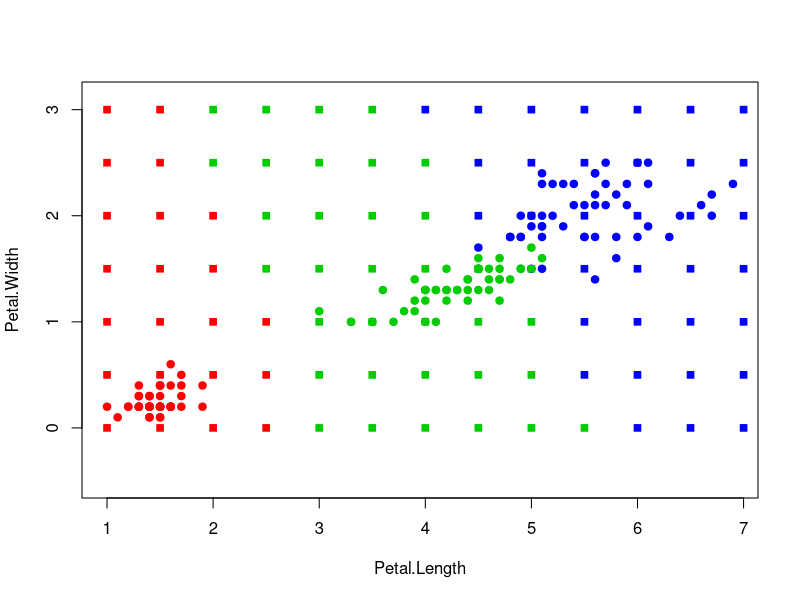

Source code (R):
sortObjectsByDist = function(xl, z){
  
  l = dim(xl)[1];
  n = dim(xl)[2]-1;
  
  distances = matrix(NA, l, 2);
  
  for (i in 1:l){
    distances[i, ] = c(i, sqrt(sum((xl[i, 1:n] - z)^2)));
  }
  
  orderedXl = xl[order(distances[, 2]), ];
  return (orderedXl);
}

kNN = function(xl, z, k){
  orderedXl = sortObjectsByDist(xl, z);
  
  classes = orderedXl[1:k, 3];
  
  counts = table(classes);
  
  class = names(which.max(counts));
  
  return (class)
}


xl = iris[,3:5];

colors <- c("setosa" = "red", "versicolor" = "green3", "virginica" = "blue")
plot(iris[, 3:4], pch = 21, bg = colors[iris$Species], col = colors[iris$Species], asp = 1)

x = 1;
y = 0;

while(x <= 7){
  while(y <= 3){
    class <- kNN(xl, c(x,y), k=6);
    points(x, y, pch = 22, bg = colors[class], col = colors[class], asp = 1);
    y = y + 0.5;
  }
  y = 0;
  x = x + 0.5;
}


